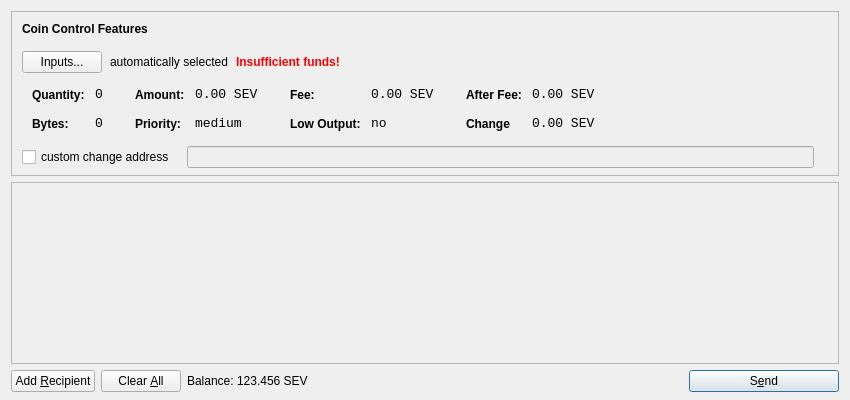
<?xml version="1.0" encoding="UTF-8"?>
<ui version="4.0">
 <class>SendCoinsDialog</class>
 <widget class="QDialog" name="SendCoinsDialog">
  <property name="geometry">
   <rect>
    <x>0</x>
    <y>0</y>
    <width>850</width>
    <height>400</height>
   </rect>
  </property>
  <property name="windowTitle">
   <string>Send Coins</string>
  </property>
  <layout class="QVBoxLayout" name="verticalLayout" stretch="0,1,0">
   <property name="bottomMargin">
    <number>8</number>
   </property>
   <item>
    <widget class="QFrame" name="frameCoinControl">
     <property name="sizePolicy">
      <sizepolicy hsizetype="Expanding" vsizetype="Expanding">
       <horstretch>0</horstretch>
       <verstretch>0</verstretch>
      </sizepolicy>
     </property>
     <property name="maximumSize">
      <size>
       <width>16777215</width>
       <height>16777215</height>
      </size>
     </property>
     <property name="frameShape">
      <enum>QFrame::StyledPanel</enum>
     </property>
     <property name="frameShadow">
      <enum>QFrame::Sunken</enum>
     </property>
     <layout class="QVBoxLayout" name="verticalLayoutCoinControl2">
      <property name="spacing">
       <number>-1</number>
      </property>
      <property name="leftMargin">
       <number>0</number>
      </property>
      <property name="topMargin">
       <number>0</number>
      </property>
      <property name="rightMargin">
       <number>0</number>
      </property>
      <property name="bottomMargin">
       <number>6</number>
      </property>
      <item>
       <layout class="QVBoxLayout" name="verticalLayoutCoinControl" stretch="0,0,0,0,1">
        <property name="spacing">
         <number>0</number>
        </property>
        <property name="leftMargin">
         <number>10</number>
        </property>
        <property name="topMargin">
         <number>10</number>
        </property>
        <item>
         <layout class="QHBoxLayout" name="horizontalLayoutCoinControl1">
          <property name="bottomMargin">
           <number>15</number>
          </property>
          <item>
           <widget class="QLabel" name="labelCoinControlFeatures">
            <property name="sizePolicy">
             <sizepolicy hsizetype="Preferred" vsizetype="Maximum">
              <horstretch>0</horstretch>
              <verstretch>0</verstretch>
             </sizepolicy>
            </property>
            <property name="font">
             <font>
              <weight>75</weight>
              <bold>true</bold>
             </font>
            </property>
            <property name="styleSheet">
             <string notr="true">font-weight:bold;</string>
            </property>
            <property name="text">
             <string>Coin Control Features</string>
            </property>
           </widget>
          </item>
         </layout>
        </item>
        <item>
         <layout class="QHBoxLayout" name="horizontalLayoutCoinControl2" stretch="0,0,0,0">
          <property name="spacing">
           <number>8</number>
          </property>
          <property name="bottomMargin">
           <number>10</number>
          </property>
          <item>
           <widget class="QPushButton" name="pushButtonCoinControl">
            <property name="styleSheet">
             <string notr="true"/>
            </property>
            <property name="text">
             <string>Inputs...</string>
            </property>
           </widget>
          </item>
          <item>
           <widget class="QLabel" name="labelCoinControlAutomaticallySelected">
            <property name="text">
             <string>automatically selected</string>
            </property>
            <property name="margin">
             <number>5</number>
            </property>
           </widget>
          </item>
          <item>
           <widget class="QLabel" name="labelCoinControlInsuffFunds">
            <property name="font">
             <font>
              <weight>75</weight>
              <bold>true</bold>
             </font>
            </property>
            <property name="styleSheet">
             <string notr="true">color:red;font-weight:bold;</string>
            </property>
            <property name="text">
             <string>Insufficient funds!</string>
            </property>
            <property name="margin">
             <number>5</number>
            </property>
           </widget>
          </item>
          <item>
           <spacer name="horizontalSpacerCoinControl">
            <property name="orientation">
             <enum>Qt::Horizontal</enum>
            </property>
            <property name="sizeHint" stdset="0">
             <size>
              <width>40</width>
              <height>1</height>
             </size>
            </property>
           </spacer>
          </item>
         </layout>
        </item>
        <item>
         <widget class="QWidget" name="widgetCoinControl" native="true">
          <property name="sizePolicy">
           <sizepolicy hsizetype="Preferred" vsizetype="Preferred">
            <horstretch>0</horstretch>
            <verstretch>0</verstretch>
           </sizepolicy>
          </property>
          <property name="minimumSize">
           <size>
            <width>0</width>
            <height>0</height>
           </size>
          </property>
          <property name="styleSheet">
           <string notr="true"/>
          </property>
          <layout class="QHBoxLayout" name="horizontalLayoutCoinControl5">
           <property name="margin">
            <number>0</number>
           </property>
           <item>
            <layout class="QHBoxLayout" name="horizontalLayoutCoinControl3" stretch="0,0,0,1">
             <property name="spacing">
              <number>20</number>
             </property>
             <property name="topMargin">
              <number>0</number>
             </property>
             <property name="bottomMargin">
              <number>10</number>
             </property>
             <item>
              <layout class="QFormLayout" name="formLayoutCoinControl1">
               <property name="horizontalSpacing">
                <number>10</number>
               </property>
               <property name="verticalSpacing">
                <number>14</number>
               </property>
               <property name="leftMargin">
                <number>10</number>
               </property>
               <property name="topMargin">
                <number>4</number>
               </property>
               <property name="rightMargin">
                <number>6</number>
               </property>
               <item row="0" column="0">
                <widget class="QLabel" name="labelCoinControlQuantityText">
                 <property name="styleSheet">
                  <string notr="true">font-weight:bold;</string>
                 </property>
                 <property name="text">
                  <string>Quantity:</string>
                 </property>
                 <property name="margin">
                  <number>0</number>
                 </property>
                </widget>
               </item>
               <item row="0" column="1">
                <widget class="QLabel" name="labelCoinControlQuantity">
                 <property name="font">
                  <font>
                   <family>Monospace</family>
                   <pointsize>10</pointsize>
                  </font>
                 </property>
                 <property name="cursor">
                  <cursorShape>IBeamCursor</cursorShape>
                 </property>
                 <property name="contextMenuPolicy">
                  <enum>Qt::ActionsContextMenu</enum>
                 </property>
                 <property name="text">
                  <string>0</string>
                 </property>
                 <property name="margin">
                  <number>0</number>
                 </property>
                 <property name="textInteractionFlags">
                  <set>Qt::LinksAccessibleByMouse|Qt::TextSelectableByKeyboard|Qt::TextSelectableByMouse</set>
                 </property>
                </widget>
               </item>
               <item row="1" column="0">
                <widget class="QLabel" name="labelCoinControlBytesText">
                 <property name="styleSheet">
                  <string notr="true">font-weight:bold;</string>
                 </property>
                 <property name="text">
                  <string>Bytes:</string>
                 </property>
                </widget>
               </item>
               <item row="1" column="1">
                <widget class="QLabel" name="labelCoinControlBytes">
                 <property name="font">
                  <font>
                   <family>Monospace</family>
                   <pointsize>10</pointsize>
                  </font>
                 </property>
                 <property name="cursor">
                  <cursorShape>IBeamCursor</cursorShape>
                 </property>
                 <property name="contextMenuPolicy">
                  <enum>Qt::ActionsContextMenu</enum>
                 </property>
                 <property name="text">
                  <string>0</string>
                 </property>
                 <property name="textInteractionFlags">
                  <set>Qt::LinksAccessibleByMouse|Qt::TextSelectableByKeyboard|Qt::TextSelectableByMouse</set>
                 </property>
                </widget>
               </item>
              </layout>
             </item>
             <item>
              <layout class="QFormLayout" name="formLayoutCoinControl2">
               <property name="horizontalSpacing">
                <number>10</number>
               </property>
               <property name="verticalSpacing">
                <number>14</number>
               </property>
               <property name="leftMargin">
                <number>6</number>
               </property>
               <property name="topMargin">
                <number>4</number>
               </property>
               <property name="rightMargin">
                <number>6</number>
               </property>
               <item row="0" column="0">
                <widget class="QLabel" name="labelCoinControlAmountText">
                 <property name="styleSheet">
                  <string notr="true">font-weight:bold;</string>
                 </property>
                 <property name="text">
                  <string>Amount:</string>
                 </property>
                 <property name="margin">
                  <number>0</number>
                 </property>
                </widget>
               </item>
               <item row="0" column="1">
                <widget class="QLabel" name="labelCoinControlAmount">
                 <property name="font">
                  <font>
                   <family>Monospace</family>
                   <pointsize>10</pointsize>
                  </font>
                 </property>
                 <property name="cursor">
                  <cursorShape>IBeamCursor</cursorShape>
                 </property>
                 <property name="contextMenuPolicy">
                  <enum>Qt::ActionsContextMenu</enum>
                 </property>
                 <property name="text">
                  <string>0.00 SEV</string>
                 </property>
                 <property name="textInteractionFlags">
                  <set>Qt::LinksAccessibleByMouse|Qt::TextSelectableByKeyboard|Qt::TextSelectableByMouse</set>
                 </property>
                </widget>
               </item>
               <item row="1" column="0">
                <widget class="QLabel" name="labelCoinControlPriorityText">
                 <property name="styleSheet">
                  <string notr="true">font-weight:bold;</string>
                 </property>
                 <property name="text">
                  <string>Priority:</string>
                 </property>
                </widget>
               </item>
               <item row="1" column="1">
                <widget class="QLabel" name="labelCoinControlPriority">
                 <property name="font">
                  <font>
                   <family>Monospace</family>
                   <pointsize>10</pointsize>
                  </font>
                 </property>
                 <property name="cursor">
                  <cursorShape>IBeamCursor</cursorShape>
                 </property>
                 <property name="contextMenuPolicy">
                  <enum>Qt::ActionsContextMenu</enum>
                 </property>
                 <property name="text">
                  <string>medium</string>
                 </property>
                 <property name="textInteractionFlags">
                  <set>Qt::LinksAccessibleByMouse|Qt::TextSelectableByKeyboard|Qt::TextSelectableByMouse</set>
                 </property>
                </widget>
               </item>
              </layout>
             </item>
             <item>
              <layout class="QFormLayout" name="formLayoutCoinControl3">
               <property name="horizontalSpacing">
                <number>10</number>
               </property>
               <property name="verticalSpacing">
                <number>14</number>
               </property>
               <property name="leftMargin">
                <number>6</number>
               </property>
               <property name="topMargin">
                <number>4</number>
               </property>
               <property name="rightMargin">
                <number>6</number>
               </property>
               <item row="0" column="0">
                <widget class="QLabel" name="labelCoinControlFeeText">
                 <property name="styleSheet">
                  <string notr="true">font-weight:bold;</string>
                 </property>
                 <property name="text">
                  <string>Fee:</string>
                 </property>
                 <property name="margin">
                  <number>0</number>
                 </property>
                </widget>
               </item>
               <item row="0" column="1">
                <widget class="QLabel" name="labelCoinControlFee">
                 <property name="font">
                  <font>
                   <family>Monospace</family>
                   <pointsize>10</pointsize>
                  </font>
                 </property>
                 <property name="cursor">
                  <cursorShape>IBeamCursor</cursorShape>
                 </property>
                 <property name="contextMenuPolicy">
                  <enum>Qt::ActionsContextMenu</enum>
                 </property>
                 <property name="text">
                  <string>0.00 SEV</string>
                 </property>
                 <property name="textInteractionFlags">
                  <set>Qt::LinksAccessibleByMouse|Qt::TextSelectableByKeyboard|Qt::TextSelectableByMouse</set>
                 </property>
                </widget>
               </item>
               <item row="1" column="0">
                <widget class="QLabel" name="labelCoinControlLowOutputText">
                 <property name="styleSheet">
                  <string notr="true">font-weight:bold;</string>
                 </property>
                 <property name="text">
                  <string>Low Output:</string>
                 </property>
                </widget>
               </item>
               <item row="1" column="1">
                <widget class="QLabel" name="labelCoinControlLowOutput">
                 <property name="font">
                  <font>
                   <family>Monospace</family>
                   <pointsize>10</pointsize>
                  </font>
                 </property>
                 <property name="cursor">
                  <cursorShape>IBeamCursor</cursorShape>
                 </property>
                 <property name="contextMenuPolicy">
                  <enum>Qt::ActionsContextMenu</enum>
                 </property>
                 <property name="text">
                  <string>no</string>
                 </property>
                 <property name="textInteractionFlags">
                  <set>Qt::LinksAccessibleByMouse|Qt::TextSelectableByKeyboard|Qt::TextSelectableByMouse</set>
                 </property>
                </widget>
               </item>
              </layout>
             </item>
             <item>
              <layout class="QFormLayout" name="formLayoutCoinControl4">
               <property name="horizontalSpacing">
                <number>10</number>
               </property>
               <property name="verticalSpacing">
                <number>14</number>
               </property>
               <property name="leftMargin">
                <number>6</number>
               </property>
               <property name="topMargin">
                <number>4</number>
               </property>
               <property name="rightMargin">
                <number>6</number>
               </property>
               <item row="0" column="0">
                <widget class="QLabel" name="labelCoinControlAfterFeeText">
                 <property name="styleSheet">
                  <string notr="true">font-weight:bold;</string>
                 </property>
                 <property name="text">
                  <string>After Fee:</string>
                 </property>
                 <property name="margin">
                  <number>0</number>
                 </property>
                </widget>
               </item>
               <item row="0" column="1">
                <widget class="QLabel" name="labelCoinControlAfterFee">
                 <property name="font">
                  <font>
                   <family>Monospace</family>
                   <pointsize>10</pointsize>
                  </font>
                 </property>
                 <property name="cursor">
                  <cursorShape>IBeamCursor</cursorShape>
                 </property>
                 <property name="contextMenuPolicy">
                  <enum>Qt::ActionsContextMenu</enum>
                 </property>
                 <property name="text">
                  <string>0.00 SEV</string>
                 </property>
                 <property name="textInteractionFlags">
                  <set>Qt::LinksAccessibleByMouse|Qt::TextSelectableByKeyboard|Qt::TextSelectableByMouse</set>
                 </property>
                </widget>
               </item>
               <item row="1" column="0">
                <widget class="QLabel" name="labelCoinControlChangeText">
                 <property name="styleSheet">
                  <string notr="true">font-weight:bold;</string>
                 </property>
                 <property name="text">
                  <string>Change</string>
                 </property>
                </widget>
               </item>
               <item row="1" column="1">
                <widget class="QLabel" name="labelCoinControlChange">
                 <property name="font">
                  <font>
                   <family>Monospace</family>
                   <pointsize>10</pointsize>
                  </font>
                 </property>
                 <property name="cursor">
                  <cursorShape>IBeamCursor</cursorShape>
                 </property>
                 <property name="contextMenuPolicy">
                  <enum>Qt::ActionsContextMenu</enum>
                 </property>
                 <property name="text">
                  <string>0.00 SEV</string>
                 </property>
                 <property name="textInteractionFlags">
                  <set>Qt::LinksAccessibleByMouse|Qt::TextSelectableByKeyboard|Qt::TextSelectableByMouse</set>
                 </property>
                </widget>
               </item>
              </layout>
             </item>
            </layout>
           </item>
          </layout>
         </widget>
        </item>
        <item>
         <layout class="QHBoxLayout" name="horizontalLayoutCoinControl4" stretch="0,0,0">
          <property name="spacing">
           <number>12</number>
          </property>
          <property name="sizeConstraint">
           <enum>QLayout::SetDefaultConstraint</enum>
          </property>
          <property name="topMargin">
           <number>5</number>
          </property>
          <property name="rightMargin">
           <number>5</number>
          </property>
          <item>
           <widget class="QCheckBox" name="checkBoxCoinControlChange">
            <property name="text">
             <string>custom change address</string>
            </property>
           </widget>
          </item>
          <item>
           <widget class="QLineEdit" name="lineEditCoinControlChange">
            <property name="enabled">
             <bool>false</bool>
            </property>
            <property name="sizePolicy">
             <sizepolicy hsizetype="Expanding" vsizetype="Fixed">
              <horstretch>0</horstretch>
              <verstretch>0</verstretch>
             </sizepolicy>
            </property>
           </widget>
          </item>
          <item>
           <widget class="QLabel" name="labelCoinControlChangeLabel">
            <property name="sizePolicy">
             <sizepolicy hsizetype="Preferred" vsizetype="Expanding">
              <horstretch>0</horstretch>
              <verstretch>0</verstretch>
             </sizepolicy>
            </property>
            <property name="minimumSize">
             <size>
              <width>0</width>
              <height>0</height>
             </size>
            </property>
            <property name="text">
             <string/>
            </property>
            <property name="margin">
             <number>3</number>
            </property>
           </widget>
          </item>
         </layout>
        </item>
        <item>
         <spacer name="verticalSpacerCoinControl">
          <property name="orientation">
           <enum>Qt::Vertical</enum>
          </property>
          <property name="sizeHint" stdset="0">
           <size>
            <width>800</width>
            <height>1</height>
           </size>
          </property>
         </spacer>
        </item>
       </layout>
      </item>
     </layout>
    </widget>
   </item>
   <item>
    <widget class="QScrollArea" name="scrollArea">
     <property name="widgetResizable">
      <bool>true</bool>
     </property>
     <widget class="QWidget" name="scrollAreaWidgetContents">
      <property name="geometry">
       <rect>
        <x>0</x>
        <y>0</y>
        <width>830</width>
        <height>165</height>
       </rect>
      </property>
      <layout class="QVBoxLayout" name="verticalLayout_2">
       <property name="margin">
        <number>0</number>
       </property>
       <item>
        <layout class="QVBoxLayout" name="entries">
         <property name="spacing">
          <number>6</number>
         </property>
        </layout>
       </item>
       <item>
        <spacer name="verticalSpacer">
         <property name="orientation">
          <enum>Qt::Vertical</enum>
         </property>
         <property name="sizeHint" stdset="0">
          <size>
           <width>20</width>
           <height>40</height>
          </size>
         </property>
        </spacer>
       </item>
      </layout>
     </widget>
    </widget>
   </item>
   <item>
    <layout class="QHBoxLayout" name="horizontalLayout">
     <item>
      <widget class="QPushButton" name="addButton">
       <property name="toolTip">
        <string>Send to multiple recipients at once</string>
       </property>
       <property name="text">
        <string>Add &amp;Recipient</string>
       </property>
       <property name="icon">
        <iconset resource="../bitcoin.qrc">
         <normaloff>:/icons/add</normaloff>:/icons/add</iconset>
       </property>
       <property name="autoDefault">
        <bool>false</bool>
       </property>
      </widget>
     </item>
     <item>
      <widget class="QPushButton" name="clearButton">
       <property name="sizePolicy">
        <sizepolicy hsizetype="Minimum" vsizetype="Fixed">
         <horstretch>0</horstretch>
         <verstretch>0</verstretch>
        </sizepolicy>
       </property>
       <property name="toolTip">
        <string>Remove all transaction fields</string>
       </property>
       <property name="text">
        <string>Clear &amp;All</string>
       </property>
       <property name="icon">
        <iconset resource="../bitcoin.qrc">
         <normaloff>:/icons/remove</normaloff>:/icons/remove</iconset>
       </property>
       <property name="autoRepeatDelay">
        <number>300</number>
       </property>
       <property name="autoDefault">
        <bool>false</bool>
       </property>
      </widget>
     </item>
     <item>
      <layout class="QHBoxLayout" name="horizontalLayout_2">
       <property name="spacing">
        <number>3</number>
       </property>
       <item>
        <widget class="QLabel" name="label">
         <property name="sizePolicy">
          <sizepolicy hsizetype="Preferred" vsizetype="Fixed">
           <horstretch>0</horstretch>
           <verstretch>0</verstretch>
          </sizepolicy>
         </property>
         <property name="text">
          <string>Balance:</string>
         </property>
        </widget>
       </item>
       <item>
        <widget class="QLabel" name="labelBalance">
         <property name="sizePolicy">
          <sizepolicy hsizetype="Preferred" vsizetype="Fixed">
           <horstretch>0</horstretch>
           <verstretch>0</verstretch>
          </sizepolicy>
         </property>
         <property name="cursor">
          <cursorShape>IBeamCursor</cursorShape>
         </property>
         <property name="text">
          <string>123.456 SEV</string>
         </property>
         <property name="textInteractionFlags">
          <set>Qt::LinksAccessibleByMouse|Qt::TextSelectableByKeyboard|Qt::TextSelectableByMouse</set>
         </property>
        </widget>
       </item>
      </layout>
     </item>
     <item>
      <spacer name="horizontalSpacer">
       <property name="orientation">
        <enum>Qt::Horizontal</enum>
       </property>
       <property name="sizeHint" stdset="0">
        <size>
         <width>40</width>
         <height>20</height>
        </size>
       </property>
      </spacer>
     </item>
     <item>
      <widget class="QPushButton" name="sendButton">
       <property name="minimumSize">
        <size>
         <width>150</width>
         <height>0</height>
        </size>
       </property>
       <property name="toolTip">
        <string>Confirm the send action</string>
       </property>
       <property name="text">
        <string>S&amp;end</string>
       </property>
       <property name="icon">
        <iconset resource="../bitcoin.qrc">
         <normaloff>:/icons/send</normaloff>:/icons/send</iconset>
       </property>
       <property name="default">
        <bool>true</bool>
       </property>
      </widget>
     </item>
    </layout>
   </item>
  </layout>
 </widget>
 <resources>
  <include location="../bitcoin.qrc"/>
 </resources>
 <connections/>
</ui>
